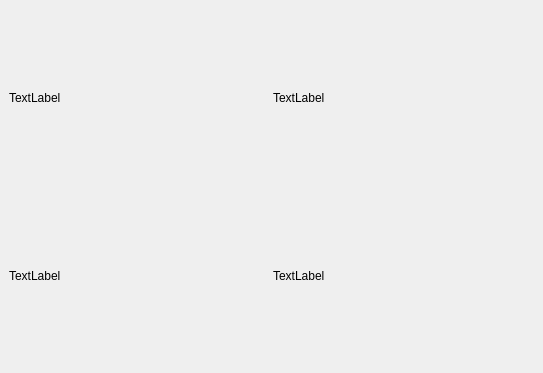
<?xml version="1.0" encoding="UTF-8"?>
<ui version="4.0">
 <class>MainWindow</class>
 <widget class="QMainWindow" name="MainWindow">
  <property name="windowModality">
   <enum>Qt::WindowModal</enum>
  </property>
  <property name="geometry">
   <rect>
    <x>0</x>
    <y>0</y>
    <width>543</width>
    <height>373</height>
   </rect>
  </property>
  <property name="windowTitle">
   <string>MainWindow</string>
  </property>
  <widget class="QWidget" name="centralwidget">
   <layout class="QHBoxLayout" name="horizontalLayout_2">
    <item>
     <layout class="QGridLayout" name="Gad">
      <property name="sizeConstraint">
       <enum>QLayout::SetFixedSize</enum>
      </property>
      <property name="horizontalSpacing">
       <number>3</number>
      </property>
      <property name="verticalSpacing">
       <number>2</number>
      </property>
      <item row="1" column="2">
       <widget class="QLabel" name="l2">
        <property name="text">
         <string>TextLabel</string>
        </property>
       </widget>
      </item>
      <item row="1" column="1">
       <widget class="QLabel" name="l1">
        <property name="text">
         <string>TextLabel</string>
        </property>
       </widget>
      </item>
      <item row="2" column="1">
       <widget class="QLabel" name="l3">
        <property name="text">
         <string>TextLabel</string>
        </property>
       </widget>
      </item>
      <item row="2" column="2">
       <widget class="QLabel" name="l4">
        <property name="text">
         <string>TextLabel</string>
        </property>
       </widget>
      </item>
     </layout>
    </item>
   </layout>
  </widget>
 </widget>
 <resources/>
 <connections/>
</ui>
